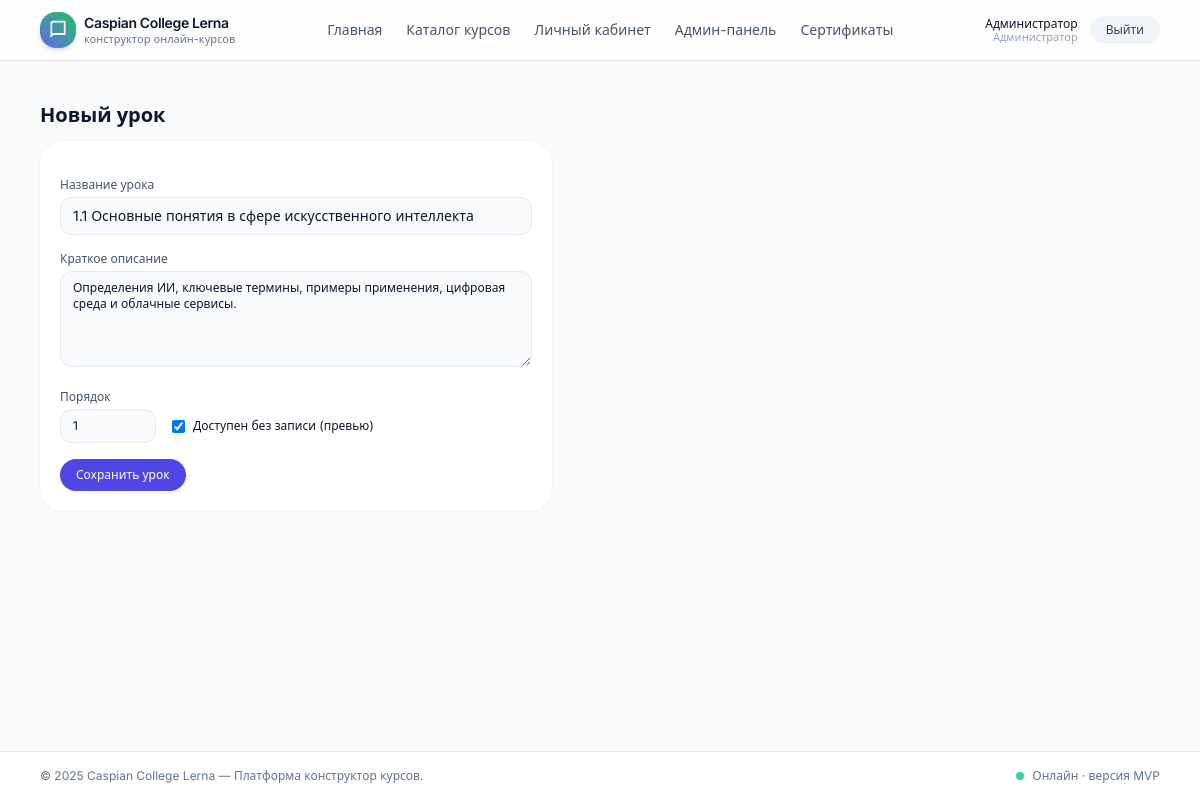
Screenshot of /admin/lessons/12/edit (signed in) with the database file from the repository.
### app/models.py (models this page shows, shortened)
class User(UserMixin, db.Model):
    __tablename__ = "users"
    id = db.Column(db.Integer, primary_key=True)
    email = db.Column(db.String(255), unique=True, nullable=False)
    password_hash = db.Column(db.String(255), nullable=False)
    full_name = db.Column(db.String(255), nullable=False)
    role = db.Column(db.String(20), default="student")  # 'student' или 'admin'
    created_at = db.Column(db.DateTime, default=datetime.utcnow)
    courses = db.relationship("UserCourse", back_populates="user", cascade="all, delete-orphan")
    lesson_progress = db.relationship("UserLessonProgress", back_populates="user", cascade="all, delete-orphan")
    test_attempts = db.relationship("UserTestAttempt", back_populates="user", cascade="all, delete-orphan")
    certificates = db.relationship("Certificate", back_populates="user", cascade="all, delete-orphan")
    def is_admin(self) -> bool:
        return self.role == "admin"

class Lesson(db.Model):
    __tablename__ = "lessons"
    id = db.Column(db.Integer, primary_key=True)
    module_id = db.Column(db.Integer, db.ForeignKey("course_modules.id"), nullable=False)
    title = db.Column(db.String(255), nullable=False)
    summary = db.Column(db.Text, nullable=True)
    order_index = db.Column(db.Integer, default=0)
    is_preview = db.Column(db.Boolean, default=False)
    module = db.relationship("CourseModule", back_populates="lessons")
    blocks = db.relationship("LessonBlock", back_populates="lesson", cascade="all, delete-orphan")
    progress = db.relationship("UserLessonProgress", back_populates="lesson", cascade="all, delete-orphan")

### app/blueprints/admin/routes.py (the view, shortened to what this page needs)
@admin_bp.route("/lessons/<int:lesson_id>/edit", methods=["GET", "POST"])
def lesson_edit(lesson_id):
    lesson = Lesson.query.get_or_404(lesson_id)
    form = LessonForm(obj=lesson)
    return render_template("admin_lesson_form.html", form=form, module=lesson.module)

### app/forms.py
class LessonForm(FlaskForm):
    title = StringField("Название урока", validators=[DataRequired()])
    summary = TextAreaField("Краткое описание", validators=[Optional()])
    order_index = IntegerField("Порядок", validators=[Optional()])
    is_preview = BooleanField("Доступен без записи на курс (превью)")
    submit = SubmitField("Сохранить урок")

### app/blueprints/admin/routes.py (called while the page is built)
def admin_required():
    if not current_user.is_authenticated or not current_user.is_admin():
        abort(403)

@admin_bp.before_request
def check_admin():
    admin_required()

### app/templates/admin_lesson_form.html (shortened to what this page needs)
{% extends "base.html" %}
{% block content %}
<h1 class="mb-3 text-xl font-semibold text-slate-900">
  {% if module %}Новый урок{% else %}Редактирование урока{% endif %}
</h1>
<form method="post" class="space-y-4 max-w-lg rounded-3xl bg-white p-5 shadow-sm ring-1 ring-slate-100">
  <div>
    {{ form.title.label(class="block text-xs font-medium text-slate-600 mb-1") }}
    {{ form.title(class="w-full rounded-xl border border-slate-200 bg-slate-50 px-3 py-2 text-sm") }}
  </div>
  <div>
    {{ form.summary.label(class="block text-xs font-medium text-slate-600 mb-1") }}
    {{ form.summary(class="w-full rounded-xl border border-slate-200 bg-slate-50 px-3 py-2 text-xs h-24") }}
  </div>
  <div class="flex items-center gap-4 text-xs">
    <div>
      {{ form.order_index.label(class="block text-xs font-medium text-slate-600 mb-1") }}
      {{ form.order_index(class="w-24 rounded-xl border border-slate-200 bg-slate-50 px-3 py-2 text-xs") }}
    </div>
    <label class="inline-flex items-center gap-2 mt-5">
      {{ form.is_preview() }}
      <span>Доступен без записи (превью)</span>
    </label>
  </div>
  {{ form.submit(class="rounded-full bg-primary-600 px-4 py-2 text-xs font-medium text-white hover:bg-primary-700") }}
</form>
{% endblock %}

### app/templates/navbar.html (shortened to what this page needs)
<header class="border-b border-slate-200 bg-white/80 backdrop-blur">
  <div class="mx-auto flex max-w-6xl items-center justify-between px-4 py-3">
    <a href="{{ url_for('main.index') }}" class="flex items-center gap-2">
      <div class="flex h-9 w-9 items-center justify-center rounded-2xl bg-gradient-to-tr from-primary-500 to-accent text-white shadow-md">
        <svg xmlns="http://www.w3.org/2000/svg" class="h-5 w-5" viewBox="0 0 24 24" fill="none"
             stroke="currentColor" stroke-width="2" stroke-linecap="round" stroke-linejoin="round">
          <path d="M4 19.5A2.5 2.5 0 0 1 6.5 17H20"/>
          <path d="M4 4.5A2.5 2.5 0 0 1 6.5 2H20v15H6.5A2.5 2.5 0 0 0 4 19.5z"/>
        </svg>
      </div>
      <div class="flex flex-col leading-tight">
        <span class="text-sm font-semibold tracking-tight text-slate-900">Caspian College Lerna</span>
        <span class="text-[11px] text-slate-500">конструктор онлайн-курсов</span>
      </div>
    </a>
    <nav class="hidden items-center gap-6 text-sm text-slate-600 md:flex">
      <a href="{{ url_for('main.index') }}" class="hover:text-primary-600">Главная</a>
      <a href="{{ url_for('main.courses_list') }}" class="hover:text-primary-600">Каталог курсов</a>
      {% if current_user.is_authenticated %}
        <a href="{{ url_for('courses.dashboard') }}" class="hover:text-primary-600">Личный кабинет</a>
        {% if current_user.is_admin() %}
          <a href="{{ url_for('admin.dashboard') }}" class="hover:text-primary-600">Админ-панель</a>
          <a href="{{ url_for('admin.certificate_branding') }}" class="hover:text-primary-600">Сертификаты</a>
        {% endif %}
      {% endif %}
    </nav>
    <div class="flex items-center gap-3 text-sm">
      {% if current_user.is_authenticated %}
        <div class="hidden flex-col text-right text-xs leading-tight text-slate-600 sm:flex">
          <span class="font-medium text-slate-900">{{ current_user.full_name }}</span>
          <span class="text-[11px] text-slate-400">
            {% if current_user.is_admin() %}Администратор{% else %}Обучающийся{% endif %}
          </span>
        </div>
        <a href="{{ url_for('auth.logout') }}"
           class="rounded-full bg-slate-100 px-4 py-1.5 text-xs font-medium text-slate-700 hover:bg-slate-200">
          Выйти
        </a>
      {% endif %}
    </div>
  </div>
</header>

### app/static/css/styles.css (style rules this page uses)
body { background-color: #f8f9fa; }

### rows the page displays
User: full_name "Администратор"
Lesson: title "1.1 Основные понятия в сфере искусственного интеллекта", summary "Определения ИИ, ключевые термины, примеры применения, цифровая среда и облачные сервисы.", order_index "1", is_preview "☑"

### other values shown
{{ 2025 }} "2025"
